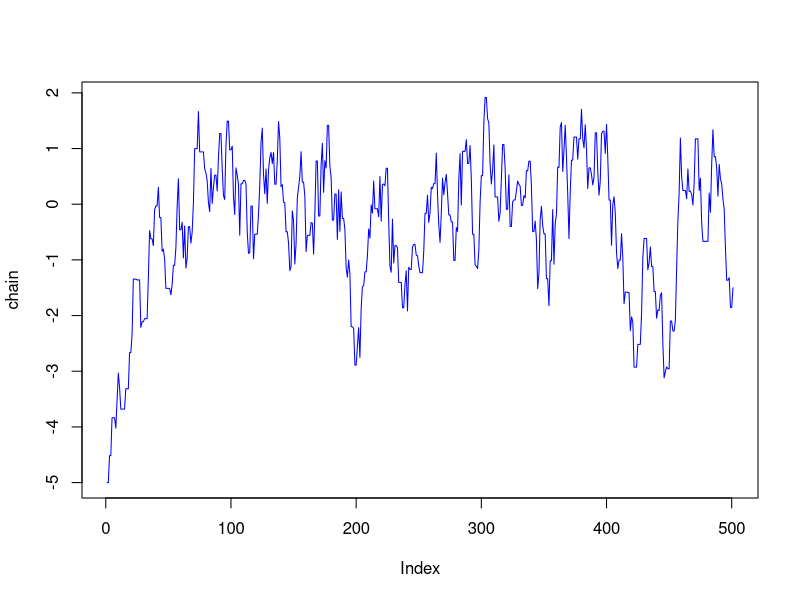
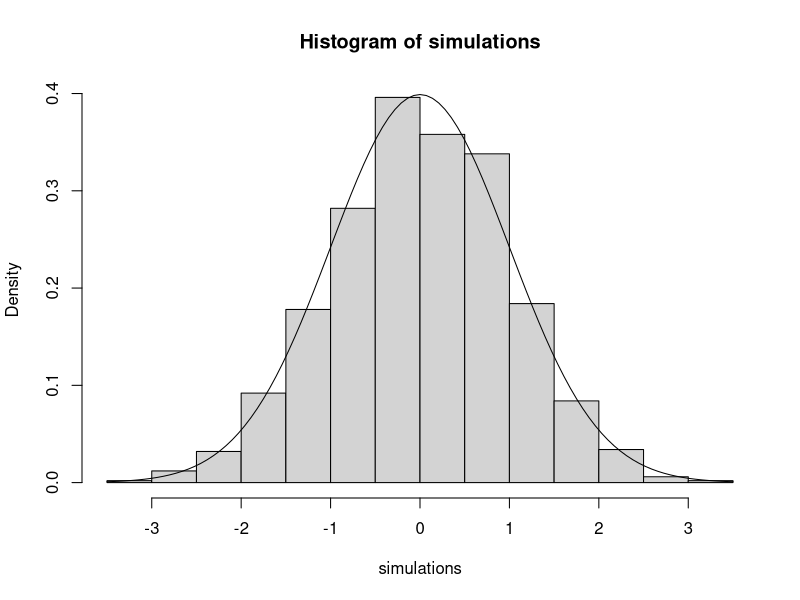
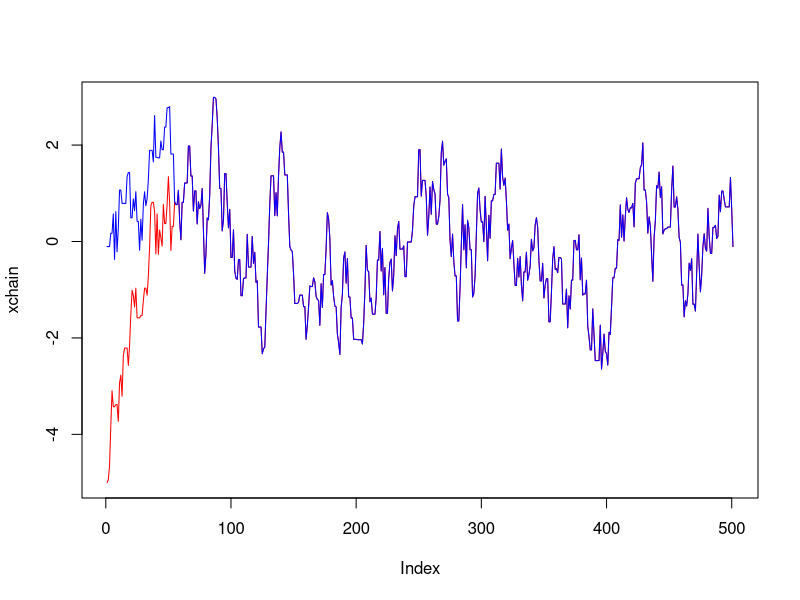
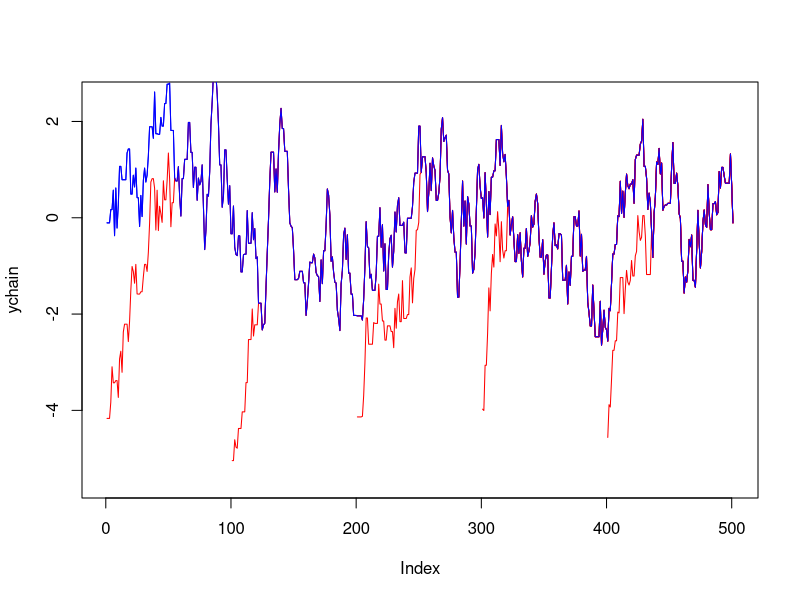

R code for these plots, in order:
## ---- chunk 1
f <- function(w, x, u) {
  return(2*w * ((u[2] - 1/2) + round(x / (2*w) - (u[2] - 1/2))))
}

phi <- function(pi, w, x, u) {
  if (u[1] < pi(f(w, x, u)) / pi(x)) {
    return(f(w, x, u))
  }
  return(x)
}

rgm_history <- function(n, pi, w, x0, unifs = NULL) {
  if (is.null(unifs)) {
    unifs <- replicate(n, runif(2))
  }

  states <- numeric(n + 1)
  states[1] <- x0
  for (i in 1:n) {
    states[i+1] <- phi(pi, w, states[i], unifs[, i])
  }
  
  return(list(states, unifs))
}

rgm_final <- function(n, pi, w, x0, unifs = NULL) {
  return(rgm_history(n, pi, w, x0, unifs)[[1]][n + 1])
}
## ---- chunk 2
num_iterations <- 500
num_chains <- 1000

chain <- rgm_history(num_iterations, dnorm, 1, -5)[[1]]
plot(chain, type = "l", col = "blue")

simulations <- replicate(num_chains, rgm_final(num_iterations, dnorm, 1, -5))
hist(simulations, breaks = num_chains / 100, probability = TRUE)
curve(dnorm, add = TRUE)
## ---- chunk 3
rgm1 <- rgm_history(num_iterations, dnorm, 1, -5)
xchain <- rgm1[[1]]
unif_history <- rgm1[[2]]

ychain <- rgm_history(num_iterations, dnorm, 1, xchain[num_iterations + 1], unif_history)[[1]]
xchain[num_iterations + 1] == ychain[num_iterations + 1]

plot(xchain, type = "l", col = "red")
lines(ychain, col = "blue")
## ---- chunk 4
num_aux <- 5
num_head <- 0:(num_aux-1) * num_iterations / num_aux
num_tail <- num_iterations - num_head

plot(ychain, type = "l", col = "blue", ylim = c(-5.5, 2.5))

for (i in 1:num_aux) {
  aux_unif_history <- tail(unif_history, c(2, num_tail[i]))
  aux <- rgm_history(num_tail[i], dnorm, 1, rnorm(1, -5), aux_unif_history)[[1]]
  lines(num_head[i]:num_iterations + 1, aux, col = "red", pch = 4)
  
  #aux_unif_history <- cbind(tail(unif_history, c(2, num_tail[i])), head(unif_history, c(2, num_head[i])))
  #aux <- rgm_history(num_iterations, dnorm, 1, rnorm(1, -5), aux_unif_history)[[1]]
  #aux_reorder <- c(tail(aux, num_tail[i]), head(aux, num_head[i]))
  #lines(aux_reorder, col = "red", pch = 4)
}

lines(ychain, col = "blue")

#auxiliary0 <- rgm_history(num_iterations, dnorm, 1, rnorm(1, -5), unif_history)[[1]]
#if (sum(auxiliary0 == ychain) > 0) {
#  tau0 <- min(which(auxiliary0 == ychain))
#  lines(auxiliary0[1:tau0], col = "red", pch = 4)
#}

## ---- chunk 5
f_multi <- function(w, x, u) {
  uis <- tail(u, length(x))
  return(2*w * ((uis - 1/2) + round(x / (2*w) - (uis - 1/2))))
}

phi_multi <- function(pi, w, x, u) {
  if (u[1] < pi(f(w, x, u)) / pi(x)) {
    return(f_multi(w, x, u))
  }
  return(x)
}

rgm_history_multi <- function(n, pi, w, x0, unifs = NULL) {
  if (is.null(unifs)) {
    unifs <- replicate(n, runif(length(x0) + 1))
  }

  states <- replicate(n + 1, numeric(length(x0)))
  states[, 1] <- x0
  for (i in 1:n) {
    states[, i+1] <- phi_multi(pi, w, states[, i], unifs[, i])
  }
  
  return(list(states, unifs))
}

rgm_final_multi <- function(n, pi, w, x0, unifs = NULL) {
  return(rgm_history_multi(n, pi, w, x0, unifs)[[1]][, n + 1])
}
